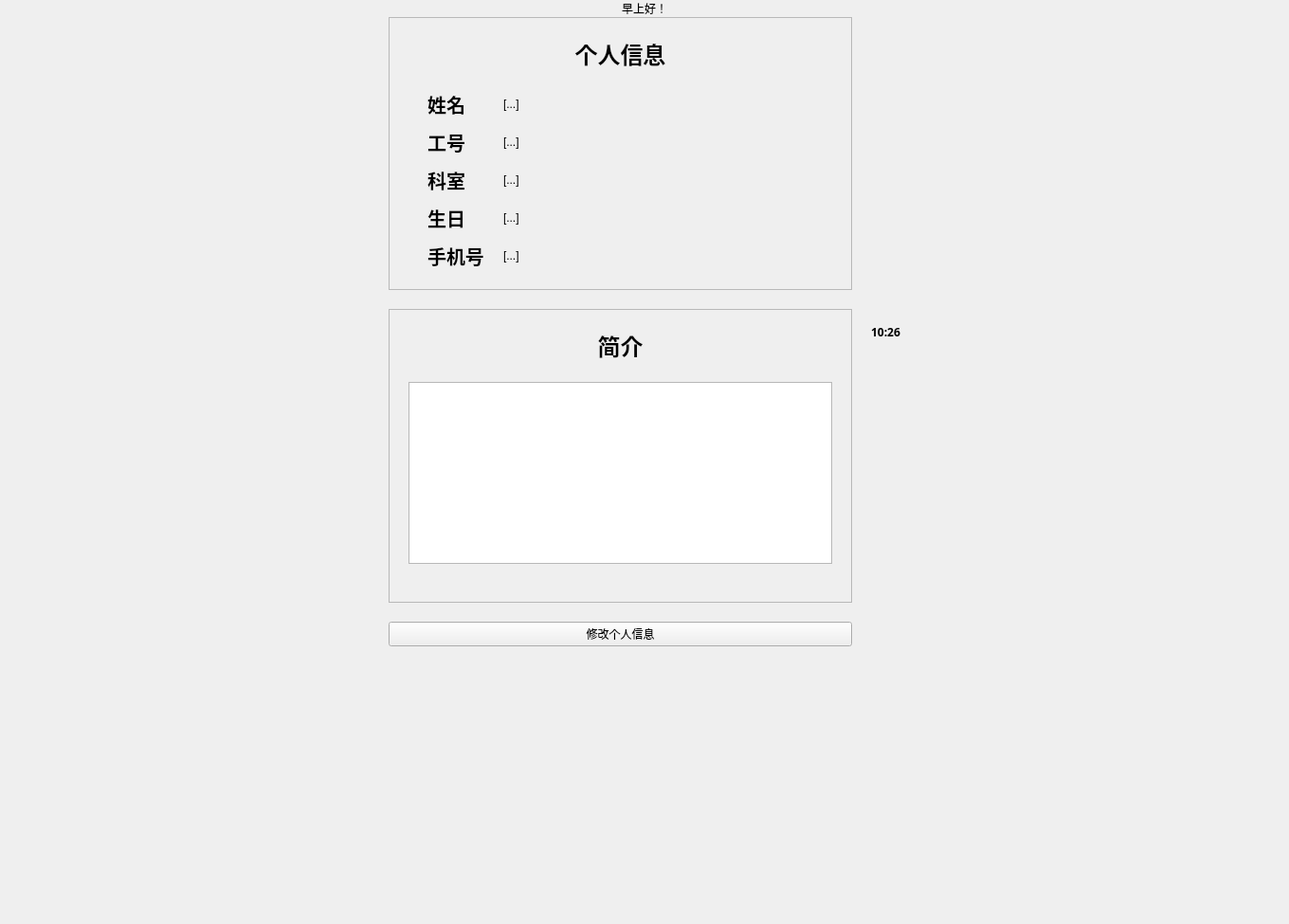
<?xml version="1.0" encoding="UTF-8"?>
<ui version="4.0">
 <class>DoctorInfoPage</class>
 <widget class="QWidget" name="DoctorInfoPage">
  <property name="geometry">
   <rect>
    <x>0</x>
    <y>0</y>
    <width>1360</width>
    <height>975</height>
   </rect>
  </property>
  <property name="windowTitle">
   <string>Form</string>
  </property>
  <layout class="QVBoxLayout" name="verticalLayout">
   <property name="spacing">
    <number>0</number>
   </property>
   <property name="leftMargin">
    <number>0</number>
   </property>
   <property name="topMargin">
    <number>0</number>
   </property>
   <property name="rightMargin">
    <number>0</number>
   </property>
   <property name="bottomMargin">
    <number>0</number>
   </property>
   <item>
    <widget class="QLabel" name="title">
     <property name="text">
      <string>早上好！</string>
     </property>
     <property name="alignment">
      <set>Qt::AlignCenter</set>
     </property>
     <property name="class" stdset="0">
      <string>backHeaderLabel</string>
     </property>
    </widget>
   </item>
   <item>
    <layout class="QHBoxLayout" name="horizontalLayout_2">
     <property name="spacing">
      <number>20</number>
     </property>
     <item>
      <spacer name="horizontalSpacer">
       <property name="orientation">
        <enum>Qt::Horizontal</enum>
       </property>
       <property name="sizeHint" stdset="0">
        <size>
         <width>36</width>
         <height>17</height>
        </size>
       </property>
      </spacer>
     </item>
     <item>
      <layout class="QVBoxLayout" name="verticalLayout_2">
       <property name="spacing">
        <number>20</number>
       </property>
       <item>
        <widget class="QFrame" name="CardFrame_2">
         <property name="sizePolicy">
          <sizepolicy hsizetype="Preferred" vsizetype="Preferred">
           <horstretch>0</horstretch>
           <verstretch>0</verstretch>
          </sizepolicy>
         </property>
         <property name="frameShape">
          <enum>QFrame::StyledPanel</enum>
         </property>
         <property name="frameShadow">
          <enum>QFrame::Raised</enum>
         </property>
         <property name="class" stdset="0">
          <string>cardFrame</string>
         </property>
         <layout class="QVBoxLayout" name="verticalLayout_6">
          <property name="spacing">
           <number>0</number>
          </property>
          <property name="leftMargin">
           <number>20</number>
          </property>
          <property name="topMargin">
           <number>20</number>
          </property>
          <property name="rightMargin">
           <number>20</number>
          </property>
          <property name="bottomMargin">
           <number>20</number>
          </property>
          <item>
           <layout class="QVBoxLayout" name="verticalLayout_4">
            <property name="spacing">
             <number>20</number>
            </property>
            <item>
             <widget class="QLabel" name="label_12">
              <property name="font">
               <font>
                <family>Microsoft YaHei</family>
                <pointsize>18</pointsize>
                <weight>75</weight>
                <bold>true</bold>
               </font>
              </property>
              <property name="text">
               <string>个人信息</string>
              </property>
              <property name="alignment">
               <set>Qt::AlignCenter</set>
              </property>
             </widget>
            </item>
            <item>
             <layout class="QHBoxLayout" name="horizontalLayout_3">
              <item>
               <layout class="QFormLayout" name="formLayout_2">
                <property name="horizontalSpacing">
                 <number>20</number>
                </property>
                <property name="verticalSpacing">
                 <number>10</number>
                </property>
                <property name="leftMargin">
                 <number>20</number>
                </property>
                <property name="rightMargin">
                 <number>20</number>
                </property>
                <item row="0" column="0">
                 <widget class="QLabel" name="label_5">
                  <property name="sizePolicy">
                   <sizepolicy hsizetype="Preferred" vsizetype="Preferred">
                    <horstretch>0</horstretch>
                    <verstretch>0</verstretch>
                   </sizepolicy>
                  </property>
                  <property name="font">
                   <font>
                    <family>Microsoft YaHei UI</family>
                    <pointsize>15</pointsize>
                    <weight>75</weight>
                    <bold>true</bold>
                   </font>
                  </property>
                  <property name="text">
                   <string>姓名</string>
                  </property>
                  <property name="alignment">
                   <set>Qt::AlignCenter</set>
                  </property>
                 </widget>
                </item>
                <item row="1" column="0">
                 <widget class="QLabel" name="label_8">
                  <property name="sizePolicy">
                   <sizepolicy hsizetype="Preferred" vsizetype="Preferred">
                    <horstretch>0</horstretch>
                    <verstretch>0</verstretch>
                   </sizepolicy>
                  </property>
                  <property name="font">
                   <font>
                    <family>Microsoft YaHei UI</family>
                    <pointsize>15</pointsize>
                    <weight>75</weight>
                    <bold>true</bold>
                   </font>
                  </property>
                  <property name="text">
                   <string>工号</string>
                  </property>
                  <property name="alignment">
                   <set>Qt::AlignCenter</set>
                  </property>
                 </widget>
                </item>
                <item row="2" column="0">
                 <widget class="QLabel" name="label_9">
                  <property name="sizePolicy">
                   <sizepolicy hsizetype="Preferred" vsizetype="Preferred">
                    <horstretch>0</horstretch>
                    <verstretch>0</verstretch>
                   </sizepolicy>
                  </property>
                  <property name="font">
                   <font>
                    <family>Microsoft YaHei UI</family>
                    <pointsize>15</pointsize>
                    <weight>75</weight>
                    <bold>true</bold>
                   </font>
                  </property>
                  <property name="text">
                   <string>科室</string>
                  </property>
                  <property name="alignment">
                   <set>Qt::AlignCenter</set>
                  </property>
                 </widget>
                </item>
                <item row="3" column="0">
                 <widget class="QLabel" name="label_10">
                  <property name="sizePolicy">
                   <sizepolicy hsizetype="Preferred" vsizetype="Preferred">
                    <horstretch>0</horstretch>
                    <verstretch>0</verstretch>
                   </sizepolicy>
                  </property>
                  <property name="font">
                   <font>
                    <family>Microsoft YaHei UI</family>
                    <pointsize>15</pointsize>
                    <weight>75</weight>
                    <bold>true</bold>
                   </font>
                  </property>
                  <property name="text">
                   <string>生日</string>
                  </property>
                  <property name="alignment">
                   <set>Qt::AlignCenter</set>
                  </property>
                 </widget>
                </item>
                <item row="4" column="0">
                 <widget class="QLabel" name="label_11">
                  <property name="sizePolicy">
                   <sizepolicy hsizetype="Preferred" vsizetype="Preferred">
                    <horstretch>0</horstretch>
                    <verstretch>0</verstretch>
                   </sizepolicy>
                  </property>
                  <property name="font">
                   <font>
                    <family>Microsoft YaHei UI</family>
                    <pointsize>15</pointsize>
                    <weight>75</weight>
                    <bold>true</bold>
                   </font>
                  </property>
                  <property name="text">
                   <string>手机号</string>
                  </property>
                  <property name="alignment">
                   <set>Qt::AlignCenter</set>
                  </property>
                 </widget>
                </item>
                <item row="0" column="1">
                 <widget class="QLabel" name="nameLabel">
                  <property name="sizePolicy">
                   <sizepolicy hsizetype="Minimum" vsizetype="Preferred">
                    <horstretch>0</horstretch>
                    <verstretch>0</verstretch>
                   </sizepolicy>
                  </property>
                  <property name="minimumSize">
                   <size>
                    <width>300</width>
                    <height>0</height>
                   </size>
                  </property>
                  <property name="text">
                   <string>[...]</string>
                  </property>
                 </widget>
                </item>
                <item row="1" column="1">
                 <widget class="QLabel" name="idLabel">
                  <property name="text">
                   <string>[...]</string>
                  </property>
                 </widget>
                </item>
                <item row="2" column="1">
                 <widget class="QLabel" name="departmentLabel">
                  <property name="text">
                   <string>[...]</string>
                  </property>
                 </widget>
                </item>
                <item row="3" column="1">
                 <widget class="QLabel" name="birthdayLabel">
                  <property name="text">
                   <string>[...]</string>
                  </property>
                 </widget>
                </item>
                <item row="4" column="1">
                 <widget class="QLabel" name="contactLabel">
                  <property name="text">
                   <string>[...]</string>
                  </property>
                 </widget>
                </item>
               </layout>
              </item>
              <item>
               <widget class="QLabel" name="DoctorPhoto">
                <property name="sizePolicy">
                 <sizepolicy hsizetype="Expanding" vsizetype="Preferred">
                  <horstretch>0</horstretch>
                  <verstretch>0</verstretch>
                 </sizepolicy>
                </property>
                <property name="text">
                 <string/>
                </property>
                <property name="pixmap">
                 <pixmap resource="../res.qrc">:/img/picture/DefaultPhoto.jpg</pixmap>
                </property>
                <property name="scaledContents">
                 <bool>true</bool>
                </property>
                <property name="alignment">
                 <set>Qt::AlignCenter</set>
                </property>
                <property name="margin">
                 <number>0</number>
                </property>
               </widget>
              </item>
             </layout>
            </item>
           </layout>
          </item>
         </layout>
        </widget>
       </item>
       <item>
        <widget class="QFrame" name="cardFrame">
         <property name="frameShape">
          <enum>QFrame::StyledPanel</enum>
         </property>
         <property name="frameShadow">
          <enum>QFrame::Raised</enum>
         </property>
         <property name="class" stdset="0">
          <string>cardFrame</string>
         </property>
         <layout class="QVBoxLayout" name="verticalLayout_3">
          <property name="spacing">
           <number>0</number>
          </property>
          <property name="leftMargin">
           <number>20</number>
          </property>
          <property name="topMargin">
           <number>20</number>
          </property>
          <property name="rightMargin">
           <number>20</number>
          </property>
          <property name="bottomMargin">
           <number>40</number>
          </property>
          <item>
           <layout class="QVBoxLayout" name="verticalLayout_5">
            <property name="spacing">
             <number>20</number>
            </property>
            <item>
             <widget class="QLabel" name="label_15">
              <property name="font">
               <font>
                <family>Microsoft YaHei</family>
                <pointsize>18</pointsize>
                <weight>75</weight>
                <italic>false</italic>
                <bold>true</bold>
               </font>
              </property>
              <property name="text">
               <string>简介</string>
              </property>
              <property name="alignment">
               <set>Qt::AlignCenter</set>
              </property>
             </widget>
            </item>
            <item>
             <widget class="QTextBrowser" name="introInput"/>
            </item>
           </layout>
          </item>
         </layout>
        </widget>
       </item>
       <item>
        <widget class="QPushButton" name="SaveBtn">
         <property name="text">
          <string>修改个人信息</string>
         </property>
        </widget>
       </item>
      </layout>
     </item>
     <item>
      <layout class="QVBoxLayout" name="rightPanel">
       <property name="spacing">
        <number>20</number>
       </property>
       <item>
        <widget class="QLabel" name="timeDisplay">
         <property name="sizePolicy">
          <sizepolicy hsizetype="Preferred" vsizetype="Expanding">
           <horstretch>0</horstretch>
           <verstretch>0</verstretch>
          </sizepolicy>
         </property>
         <property name="font">
          <font>
           <family>Microsoft YaHei</family>
           <weight>75</weight>
           <bold>true</bold>
          </font>
         </property>
         <property name="text">
          <string>10:26</string>
         </property>
         <property name="alignment">
          <set>Qt::AlignCenter</set>
         </property>
         <property name="class" stdset="0">
          <string>timeDisplay</string>
         </property>
        </widget>
       </item>
      </layout>
     </item>
     <item>
      <spacer name="horizontalSpacer_2">
       <property name="orientation">
        <enum>Qt::Horizontal</enum>
       </property>
       <property name="sizeHint" stdset="0">
        <size>
         <width>36</width>
         <height>17</height>
        </size>
       </property>
      </spacer>
     </item>
    </layout>
   </item>
   <item>
    <widget class="QLabel" name="backImg">
     <property name="sizePolicy">
      <sizepolicy hsizetype="Expanding" vsizetype="Expanding">
       <horstretch>0</horstretch>
       <verstretch>0</verstretch>
      </sizepolicy>
     </property>
     <property name="text">
      <string/>
     </property>
     <property name="class" stdset="0">
      <string>backImg</string>
     </property>
    </widget>
   </item>
  </layout>
 </widget>
 <resources>
  <include location="../res.qrc"/>
 </resources>
 <connections/>
</ui>
